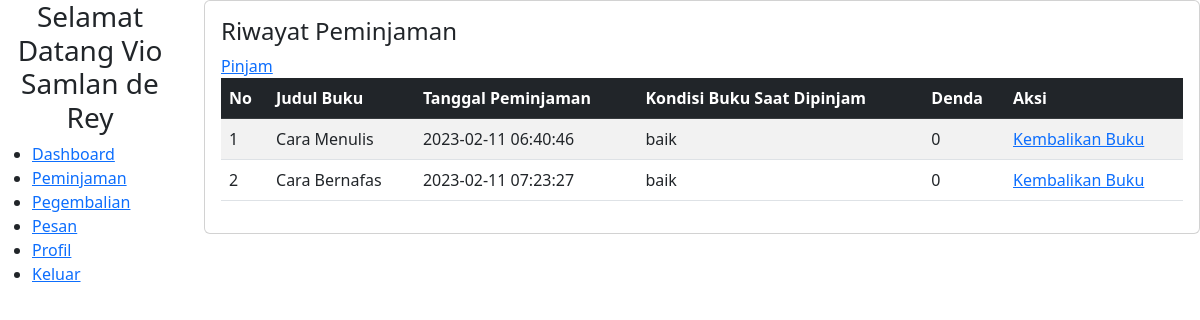
Page /user/peminjaman.php (signed in) on the committed database.
### tables this page shows
CREATE TABLE `user` (
  `id` int(11) NOT NULL,
  `kode` varchar(100) NOT NULL,
  `nis` char(50) DEFAULT NULL,
  `fullname` varchar(50) NOT NULL,
  `username` varchar(100) NOT NULL,
  `password` text NOT NULL,
  `kelas` varchar(50) DEFAULT NULL,
  `alamat` text DEFAULT NULL,
  `verif` varchar(100) NOT NULL DEFAULT 'akun terverifikasi',
  `role` enum('admin','user') NOT NULL,
  `foto` text DEFAULT NULL,
  `join_date` datetime NOT NULL,
  `terakhir_login` datetime NOT NULL
);

CREATE TABLE `peminjaman` (
  `id` int(11) NOT NULL,
  `id_user` int(11) NOT NULL,
  `id_buku` int(11) NOT NULL,
  `tanggal_peminjaman` datetime NOT NULL,
  `tanggal_pengembalian` datetime DEFAULT NULL,
  `kondisi_buku_saat_dipinjam` enum('baik','rusak') NOT NULL,
  `kondisi_buku_saat_dikembalikan` enum('baik','rusak') DEFAULT NULL,
  `denda` decimal(10,0) NOT NULL
);

CREATE TABLE `buku` (
  `id` int(11) NOT NULL,
  `judul` varchar(100) NOT NULL,
  `id_kategori` int(11) NOT NULL,
  `id_penerbit` int(11) NOT NULL,
  `tahun_terbit` year(4) NOT NULL,
  `isbn` char(20) NOT NULL,
  `j_buku_baik` int(100) NOT NULL,
  `j_buku_rusak` int(100) NOT NULL,
  `pengarang` varchar(100) NOT NULL
);

### class/Database.php (called while the page is built, shortened)
<?php
class Database{
    private $server = "localhost";
    private $username = "root";
    private $password = "";
    private $database = "db_perpus";
    public function __construct(){
        $this->db = mysqli_connect($this->server, $this->username, $this->password, $this->database);
    }
}
?>

### class/User.php (called while the page is built, shortened)
<?php
include_once("Database.php");
class User extends Database
{
    public function find($id)
    {
        $sql = "SELECT * from user where id='$id'";
        return $this->db->query($sql)->fetch_assoc();
    }
}

### class/Peminjaman.php (called while the page is built, shortened)
<?php
include_once("Database.php");
class Peminjaman extends Database
{
    public function find($id)
    {
        $sql = "SELECT peminjaman.id as id_peminjaman, buku.id as id_buku, buku.judul as judul, peminjaman.tanggal_peminjaman, peminjaman.kondisi_buku_saat_dipinjam, peminjaman.denda from peminjaman, buku where peminjaman.id_buku = buku.id and peminjaman.id_user=$id and tanggal_pengembalian is null";
        return $this->db->query($sql)->fetch_all(MYSQLI_ASSOC);
    }
}

### user/peminjaman.php (the view, shortened to what this page needs)
<?php
include_once("../class/User.php");
include_once("../class/Peminjaman.php");
$user = new User;
$data_user = $user->find($_SESSION["id"]);
$peminjaman = new Peminjaman;
$data_peminjaman = $peminjaman->find($_SESSION["id"]);
?>
<!DOCTYPE html>
<html lang="en">
<head>
    <?php include("../partials/t_script_js.php") ?>
</head>
<body>
    <div class="row">
        <div class="col-2">
            <?php include("../partials/sidebar_user.php") ?>
        </div>
        <div class="col">
            <div class="card">
                <div class="card-body">
                    <h4>Riwayat Peminjaman</h4>
                    <div class="tambah">
                        <a href="form_peminjaman.php">Pinjam</a>
                    </div>
                    <table class="table table-striped" id="jquery-tab">
                        <thead>
                            <tr class="table-dark">
                                <th>No</th>
                                <th>Judul Buku</th>
                                <th>Tanggal Peminjaman</th>
                                <th>Kondisi Buku Saat Dipinjam</th>
                                <th>Denda</th>
                                <th>Aksi</th>
                            </tr>
                        </thead>
                        <tbody>
                            <?php foreach ($data_peminjaman as $key => $p) : ?>
                                <tr>
                                    <td><?= $key + 1 ?></td>
                                    <td><?= $p["judul"] ?></td>
                                    <td><?= $p["tanggal_peminjaman"] ?></td>
                                    <td><?= $p["kondisi_buku_saat_dipinjam"] ?></td>
                                    <td><?= $p["denda"] ?></td>
                                    <td>
                                        <a href="form_pengembalian.php?id_buku=<?= $p["id_buku"] ?> &id_peminjaman=<?= $p["id_peminjaman"] ?>">Kembalikan Buku</a>
                                    </td>
                                </tr>
                            <?php endforeach ?>
                        </tbody>
                    </table>
                </div>
            </div>
        </div>
    </div>
</body>
</html>

### partials/sidebar_user.php
<div class="sidebar">
    <h3 class="text-center">Selamat Datang <?= $data_user["fullname"] ?></h3>
    <ul>
        <li><a href="http://localhost/perpus/user/index.php">Dashboard</a></li>
        <li><a href="http://localhost/perpus/user/peminjaman.php">Peminjaman</a></li>
        <li><a href="http://localhost/perpus/user/pengembalian.php">Pegembalian</a></li>
        <li><a href="http://localhost/perpus/user/pesan.php">Pesan</a></li>
        <li><a href="http://localhost/perpus/user/profil.php">Profil</a></li>
        <li><a href="../logout.php">Keluar</a></li>
    </ul>
</div>

### rows in the picture
user: fullname "Vio Samlan de Rey"
peminjaman: id_buku.judul "Cara Menulis", tanggal_peminjaman "2023-02-11 06:40:46", kondisi_buku_saat_dipinjam "baik", denda "0"
peminjaman: id_buku.judul "Cara Bernafas", tanggal_peminjaman "2023-02-11 07:23:27", kondisi_buku_saat_dipinjam "baik", denda "0"
